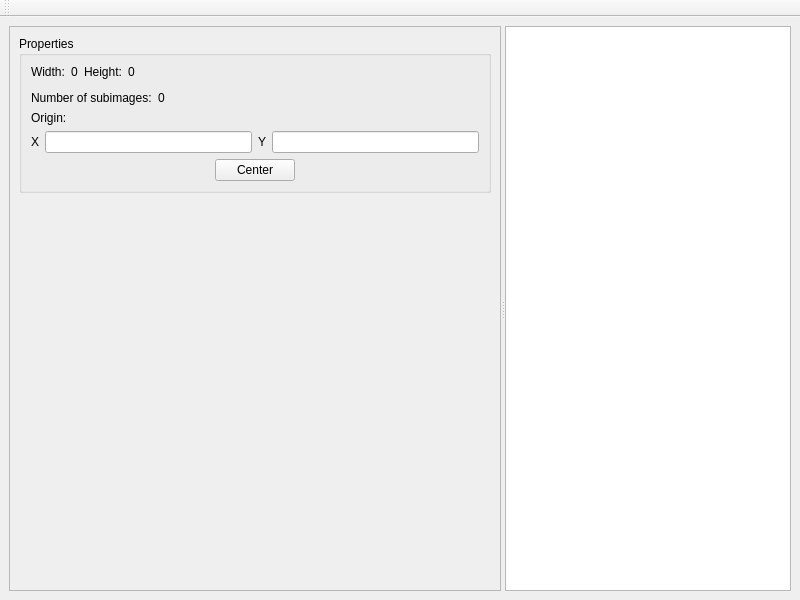
<?xml version="1.0" encoding="UTF-8"?>
<ui version="4.0">
 <class>ResourceEditor_Sprite</class>
 <widget class="QMainWindow" name="ResourceEditor_Sprite">
  <property name="geometry">
   <rect>
    <x>0</x>
    <y>0</y>
    <width>800</width>
    <height>600</height>
   </rect>
  </property>
  <property name="windowTitle">
   <string>MainWindow</string>
  </property>
  <widget class="QWidget" name="centralwidget">
   <layout class="QGridLayout" name="gridLayout">
    <item row="0" column="0">
     <widget class="QSplitter" name="splitter">
      <property name="sizePolicy">
       <sizepolicy hsizetype="Preferred" vsizetype="Preferred">
        <horstretch>0</horstretch>
        <verstretch>0</verstretch>
       </sizepolicy>
      </property>
      <property name="orientation">
       <enum>Qt::Horizontal</enum>
      </property>
      <widget class="QFrame" name="frame_2">
       <property name="sizePolicy">
        <sizepolicy hsizetype="Preferred" vsizetype="Preferred">
         <horstretch>0</horstretch>
         <verstretch>0</verstretch>
        </sizepolicy>
       </property>
       <property name="frameShape">
        <enum>QFrame::StyledPanel</enum>
       </property>
       <property name="frameShadow">
        <enum>QFrame::Raised</enum>
       </property>
       <layout class="QGridLayout" name="gridLayout_3">
        <item row="0" column="0">
         <widget class="QGroupBox" name="groupBox">
          <property name="title">
           <string>Properties</string>
          </property>
          <layout class="QGridLayout" name="gridLayout_2">
           <item row="0" column="0">
            <layout class="QHBoxLayout" name="horizontalLayout_2">
             <item>
              <widget class="QLabel" name="label">
               <property name="text">
                <string>Width:</string>
               </property>
              </widget>
             </item>
             <item>
              <widget class="QLabel" name="label_8">
               <property name="text">
                <string>0</string>
               </property>
              </widget>
             </item>
             <item>
              <widget class="QLabel" name="label_2">
               <property name="text">
                <string>Height:</string>
               </property>
              </widget>
             </item>
             <item>
              <widget class="QLabel" name="label_9">
               <property name="text">
                <string>0</string>
               </property>
              </widget>
             </item>
            </layout>
           </item>
           <item row="0" column="1" rowspan="2" colspan="2">
            <spacer name="horizontalSpacer_4">
             <property name="orientation">
              <enum>Qt::Horizontal</enum>
             </property>
             <property name="sizeHint" stdset="0">
              <size>
               <width>262</width>
               <height>20</height>
              </size>
             </property>
            </spacer>
           </item>
           <item row="1" column="2" rowspan="2">
            <spacer name="horizontalSpacer_5">
             <property name="orientation">
              <enum>Qt::Horizontal</enum>
             </property>
             <property name="sizeHint" stdset="0">
              <size>
               <width>240</width>
               <height>20</height>
              </size>
             </property>
            </spacer>
           </item>
           <item row="2" column="0" colspan="2">
            <layout class="QHBoxLayout" name="horizontalLayout_3">
             <item>
              <widget class="QLabel" name="label_3">
               <property name="text">
                <string>Number of subimages:</string>
               </property>
              </widget>
             </item>
             <item>
              <widget class="QLabel" name="label_7">
               <property name="text">
                <string>0</string>
               </property>
              </widget>
             </item>
            </layout>
           </item>
           <item row="3" column="0">
            <widget class="QLabel" name="label_4">
             <property name="text">
              <string>Origin:</string>
             </property>
            </widget>
           </item>
           <item row="4" column="0" colspan="3">
            <layout class="QHBoxLayout" name="horizontalLayout">
             <item>
              <widget class="QLabel" name="label_5">
               <property name="text">
                <string>X</string>
               </property>
              </widget>
             </item>
             <item>
              <widget class="QLineEdit" name="lineEdit"/>
             </item>
             <item>
              <widget class="QLabel" name="label_6">
               <property name="text">
                <string>Y</string>
               </property>
              </widget>
             </item>
             <item>
              <widget class="QLineEdit" name="lineEdit_2"/>
             </item>
            </layout>
           </item>
           <item row="5" column="0" colspan="3">
            <layout class="QHBoxLayout" name="horizontalLayout_4">
             <item>
              <spacer name="horizontalSpacer_3">
               <property name="orientation">
                <enum>Qt::Horizontal</enum>
               </property>
               <property name="sizeHint" stdset="0">
                <size>
                 <width>40</width>
                 <height>20</height>
                </size>
               </property>
              </spacer>
             </item>
             <item>
              <widget class="QPushButton" name="pushButton">
               <property name="text">
                <string>Center</string>
               </property>
              </widget>
             </item>
             <item>
              <spacer name="horizontalSpacer_2">
               <property name="orientation">
                <enum>Qt::Horizontal</enum>
               </property>
               <property name="sizeHint" stdset="0">
                <size>
                 <width>40</width>
                 <height>20</height>
                </size>
               </property>
              </spacer>
             </item>
            </layout>
           </item>
          </layout>
         </widget>
        </item>
        <item row="1" column="0">
         <spacer name="verticalSpacer">
          <property name="orientation">
           <enum>Qt::Vertical</enum>
          </property>
          <property name="sizeHint" stdset="0">
           <size>
            <width>20</width>
            <height>388</height>
           </size>
          </property>
         </spacer>
        </item>
       </layout>
      </widget>
      <widget class="QGraphicsView" name="graphicsView"/>
     </widget>
    </item>
   </layout>
  </widget>
  <widget class="QToolBar" name="toolBar">
   <property name="windowTitle">
    <string>toolBar</string>
   </property>
   <attribute name="toolBarArea">
    <enum>TopToolBarArea</enum>
   </attribute>
   <attribute name="toolBarBreak">
    <bool>false</bool>
   </attribute>
  </widget>
 </widget>
 <resources/>
 <connections/>
</ui>
